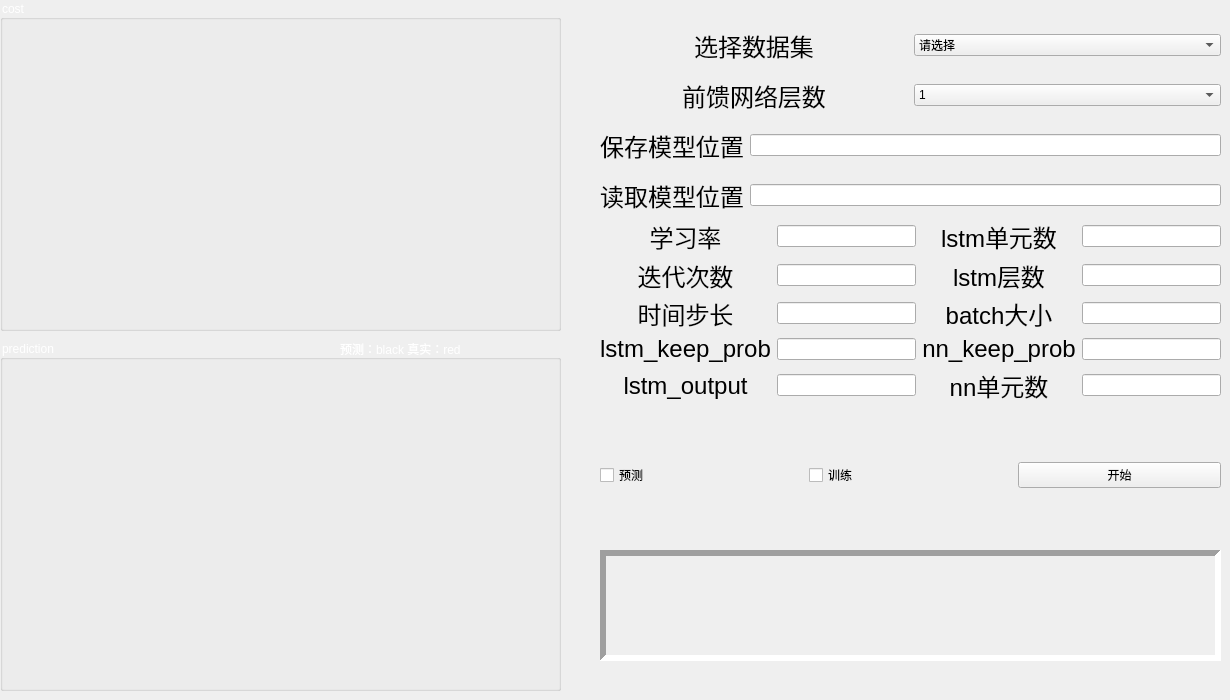
    <widget class="QWidget" name="tab">
     <attribute name="title">
      <string>LSTM-DNN网络模型</string>
     </attribute>
     <widget class="QGroupBox" name="groupBox1_cost">
      <property name="geometry">
       <rect>
        <x>0</x>
        <y>0</y>
        <width>561</width>
        <height>331</height>
       </rect>
      </property>
      <property name="styleSheet">
       <string notr="true">QGroupBox{
color:white;
}</string>
      </property>
      <property name="title">
       <string>cost</string>
      </property>
     </widget>
     <widget class="QGroupBox" name="groupBox1_pred">
      <property name="geometry">
       <rect>
        <x>0</x>
        <y>340</y>
        <width>561</width>
        <height>351</height>
       </rect>
      </property>
      <property name="styleSheet">
       <string notr="true">QGroupBox{
color:white;
}</string>
      </property>
      <property name="title">
       <string>prediction</string>
      </property>
      <widget class="QLabel" name="label_cost_2">
       <property name="geometry">
        <rect>
         <x>340</x>
         <y>0</y>
         <width>221</width>
         <height>16</height>
        </rect>
       </property>
       <property name="styleSheet">
        <string notr="true">QLabel{
color:white;
}</string>
       </property>
       <property name="text">
        <string>&lt;html&gt;&lt;head/&gt;&lt;body&gt;&lt;p&gt;预测：black 真实：red&lt;/p&gt;&lt;/body&gt;&lt;/html&gt;</string>
       </property>
      </widget>
     </widget>
     <widget class="QWidget" name="horizontalLayoutWidget">
      <property name="geometry">
       <rect>
        <x>600</x>
        <y>20</y>
        <width>621</width>
        <height>51</height>
       </rect>
      </property>
      <layout class="QHBoxLayout" name="horizontalLayout">
       <property name="sizeConstraint">
        <enum>QLayout::SetNoConstraint</enum>
       </property>
       <item>
        <widget class="QLabel" name="label_iter_2">
         <property name="font">
          <font>
           <pointsize>18</pointsize>
          </font>
         </property>
         <property name="frameShadow">
          <enum>QFrame::Raised</enum>
         </property>
         <property name="text">
          <string>选择数据集</string>
         </property>
         <property name="textFormat">
          <enum>Qt::AutoText</enum>
         </property>
         <property name="alignment">
          <set>Qt::AlignCenter</set>
         </property>
         <property name="wordWrap">
          <bool>false</bool>
         </property>
         <property name="margin">
          <number>1</number>
         </property>
        </widget>
       </item>
       <item>
        <widget class="QComboBox" name="comboBox_dataset">
         <item>
          <property name="text">
           <string>请选择</string>
          </property>
         </item>
         <item>
          <property name="text">
           <string>茅台</string>
          </property>
         </item>
         <item>
          <property name="text">
           <string>同花顺</string>
          </property>
         </item>
         <item>
          <property name="text">
           <string>万科</string>
          </property>
         </item>
         <item>
          <property name="text">
           <string>振业</string>
          </property>
         </item>
         <item>
          <property name="text">
           <string>原野</string>
          </property>
         </item>
         <item>
          <property name="text">
           <string>锦兴</string>
          </property>
         </item>
         <item>
          <property name="text">
           <string>金田</string>
          </property>
         </item>
         <item>
          <property name="text">
           <string>发展</string>
          </property>
         </item>
         <item>
          <property name="text">
           <string>达声</string>
          </property>
         </item>
         <item>
          <property name="text">
           <string>宝安</string>
          </property>
         </item>
         <item>
          <property name="text">
           <string>安达</string>
          </property>
         </item>
         <item>
          <property name="text">
           <string>恒邦股份</string>
          </property>
         </item>
         <item>
          <property name="text">
           <string>山东黄金</string>
          </property>
         </item>
        </widget>
       </item>
      </layout>
     </widget>
     <widget class="QWidget" name="horizontalLayoutWidget_2">
      <property name="geometry">
       <rect>
        <x>600</x>
        <y>70</y>
        <width>621</width>
        <height>51</height>
       </rect>
      </property>
      <layout class="QHBoxLayout" name="horizontalLayout_2">
       <property name="sizeConstraint">
        <enum>QLayout::SetNoConstraint</enum>
       </property>
       <item>
        <widget class="QLabel" name="label_nn_layer">
         <property name="font">
          <font>
           <pointsize>18</pointsize>
          </font>
         </property>
         <property name="frameShadow">
          <enum>QFrame::Raised</enum>
         </property>
         <property name="text">
          <string>前馈网络层数</string>
         </property>
         <property name="textFormat">
          <enum>Qt::AutoText</enum>
         </property>
         <property name="alignment">
          <set>Qt::AlignCenter</set>
         </property>
         <property name="wordWrap">
          <bool>false</bool>
         </property>
         <property name="margin">
          <number>1</number>
         </property>
        </widget>
       </item>
       <item>
        <widget class="QComboBox" name="comboBox_nn_layer">
         <item>
          <property name="text">
           <string>1</string>
          </property>
         </item>
         <item>
          <property name="text">
           <string>2</string>
          </property>
         </item>
         <item>
          <property name="text">
           <string>3</string>
          </property>
         </item>
         <item>
          <property name="text">
           <string>4</string>
          </property>
         </item>
        </widget>
       </item>
      </layout>
     </widget>
     <widget class="QWidget" name="gridLayoutWidget">
      <property name="geometry">
       <rect>
        <x>600</x>
        <y>220</y>
        <width>621</width>
        <height>181</height>
       </rect>
      </property>
      <layout class="QGridLayout" name="gridLayout">
       <item row="2" column="0">
        <widget class="QLabel" name="label_timestep">
         <property name="font">
          <font>
           <pointsize>18</pointsize>
          </font>
         </property>
         <property name="frameShadow">
          <enum>QFrame::Raised</enum>
         </property>
         <property name="text">
          <string>时间步长</string>
         </property>
         <property name="textFormat">
          <enum>Qt::AutoText</enum>
         </property>
         <property name="alignment">
          <set>Qt::AlignCenter</set>
         </property>
         <property name="wordWrap">
          <bool>false</bool>
         </property>
         <property name="margin">
          <number>1</number>
         </property>
        </widget>
       </item>
       <item row="0" column="2">
        <widget class="QLabel" name="label_lstm_cell">
         <property name="enabled">
          <bool>true</bool>
         </property>
         <property name="font">
          <font>
           <pointsize>18</pointsize>
          </font>
         </property>
         <property name="frameShadow">
          <enum>QFrame::Raised</enum>
         </property>
         <property name="text">
          <string>lstm单元数</string>
         </property>
         <property name="textFormat">
          <enum>Qt::AutoText</enum>
         </property>
         <property name="alignment">
          <set>Qt::AlignCenter</set>
         </property>
         <property name="wordWrap">
          <bool>false</bool>
         </property>
         <property name="margin">
          <number>1</number>
         </property>
        </widget>
       </item>
       <item row="1" column="2">
        <widget class="QLabel" name="label_lstm_layer">
         <property name="enabled">
          <bool>true</bool>
         </property>
         <property name="font">
          <font>
           <pointsize>18</pointsize>
          </font>
         </property>
         <property name="frameShadow">
          <enum>QFrame::Raised</enum>
         </property>
         <property name="text">
          <string>lstm层数</string>
         </property>
         <property name="textFormat">
          <enum>Qt::AutoText</enum>
         </property>
         <property name="alignment">
          <set>Qt::AlignCenter</set>
         </property>
         <property name="wordWrap">
          <bool>false</bool>
         </property>
         <property name="margin">
          <number>1</number>
         </property>
        </widget>
       </item>
       <item row="2" column="1">
        <widget class="QLineEdit" name="lineEdit_timestep"/>
       </item>
       <item row="0" column="1">
        <widget class="QLineEdit" name="lineEdit_lr"/>
       </item>
       <item row="2" column="3">
        <widget class="QLineEdit" name="lineEdit_batchsize"/>
       </item>
       <item row="1" column="1">
        <widget class="QLineEdit" name="lineEdit_iter"/>
       </item>
       <item row="0" column="0">
        <widget class="QLabel" name="label_lr">
         <property name="enabled">
          <bool>true</bool>
         </property>
         <property name="font">
          <font>
           <pointsize>18</pointsize>
          </font>
         </property>
         <property name="frameShadow">
          <enum>QFrame::Raised</enum>
         </property>
         <property name="text">
          <string>学习率</string>
         </property>
         <property name="textFormat">
          <enum>Qt::AutoText</enum>
         </property>
         <property name="alignment">
          <set>Qt::AlignCenter</set>
         </property>
         <property name="wordWrap">
          <bool>false</bool>
         </property>
         <property name="margin">
          <number>1</number>
         </property>
        </widget>
       </item>
       <item row="1" column="0">
        <widget class="QLabel" name="label_iter">
         <property name="font">
          <font>
           <pointsize>18</pointsize>
          </font>
         </property>
         <property name="frameShadow">
          <enum>QFrame::Raised</enum>
         </property>
         <property name="text">
          <string>迭代次数</string>
         </property>
         <property name="textFormat">
          <enum>Qt::AutoText</enum>
         </property>
         <property name="alignment">
          <set>Qt::AlignCenter</set>
         </property>
         <property name="wordWrap">
          <bool>false</bool>
         </property>
         <property name="margin">
          <number>1</number>
         </property>
        </widget>
       </item>
       <item row="1" column="3">
        <widget class="QLineEdit" name="lineEdit_lstm_layer"/>
       </item>
       <item row="2" column="2">
        <widget class="QLabel" name="label_batchsize">
         <property name="font">
          <font>
           <pointsize>18</pointsize>
          </font>
         </property>
         <property name="frameShadow">
          <enum>QFrame::Raised</enum>
         </property>
         <property name="text">
          <string>batch大小</string>
         </property>
         <property name="textFormat">
          <enum>Qt::AutoText</enum>
         </property>
         <property name="alignment">
          <set>Qt::AlignCenter</set>
         </property>
         <property name="wordWrap">
          <bool>false</bool>
         </property>
         <property name="margin">
          <number>1</number>
         </property>
        </widget>
       </item>
       <item row="0" column="3">
        <widget class="QLineEdit" name="lineEdit_lstm_cell"/>
       </item>
       <item row="3" column="0">
        <widget class="QLabel" name="label_lstm_keepprob">
         <property name="font">
          <font>
           <pointsize>18</pointsize>
          </font>
         </property>
         <property name="toolTip">
          <string>&lt;html&gt;&lt;head/&gt;&lt;body&gt;&lt;p&gt;lstm层的dropout参数&lt;/p&gt;&lt;/body&gt;&lt;/html&gt;</string>
         </property>
         <property name="frameShadow">
          <enum>QFrame::Raised</enum>
         </property>
         <property name="text">
          <string>lstm_keep_prob</string>
         </property>
         <property name="textFormat">
          <enum>Qt::AutoText</enum>
         </property>
         <property name="alignment">
          <set>Qt::AlignCenter</set>
         </property>
         <property name="wordWrap">
          <bool>false</bool>
         </property>
         <property name="margin">
          <number>1</number>
         </property>
        </widget>
       </item>
       <item row="3" column="2">
        <widget class="QLabel" name="label_nn_keepprob">
         <property name="font">
          <font>
           <pointsize>18</pointsize>
          </font>
         </property>
         <property name="toolTip">
          <string>神经层的dropout参数</string>
         </property>
         <property name="frameShadow">
          <enum>QFrame::Raised</enum>
         </property>
         <property name="text">
          <string>nn_keep_prob</string>
         </property>
         <property name="textFormat">
          <enum>Qt::AutoText</enum>
         </property>
         <property name="alignment">
          <set>Qt::AlignCenter</set>
         </property>
         <property name="wordWrap">
          <bool>false</bool>
         </property>
         <property name="margin">
          <number>1</number>
         </property>
        </widget>
       </item>
       <item row="3" column="3">
        <widget class="QLineEdit" name="lineEdit_nn_keepprob"/>
       </item>
       <item row="3" column="1">
        <widget class="QLineEdit" name="lineEdit_lstm_keepprob"/>
       </item>
       <item row="4" column="0">
        <widget class="QLabel" name="label_lstm_output">
         <property name="font">
          <font>
           <pointsize>18</pointsize>
          </font>
         </property>
         <property name="toolTip">
          <string>&lt;html&gt;&lt;head/&gt;&lt;body&gt;&lt;p&gt;lstm层的dropout参数&lt;/p&gt;&lt;/body&gt;&lt;/html&gt;</string>
         </property>
         <property name="frameShadow">
          <enum>QFrame::Raised</enum>
         </property>
         <property name="text">
          <string>lstm_output</string>
         </property>
         <property name="textFormat">
          <enum>Qt::AutoText</enum>
         </property>
         <property name="alignment">
          <set>Qt::AlignCenter</set>
         </property>
         <property name="wordWrap">
          <bool>false</bool>
         </property>
         <property name="margin">
          <number>1</number>
         </property>
        </widget>
       </item>
       <item row="4" column="1">
        <widget class="QLineEdit" name="lineEdit_lstm_output"/>
       </item>
       <item row="4" column="2">
        <widget class="QLabel" name="label_nn_cell">
         <property name="font">
          <font>
           <pointsize>18</pointsize>
          </font>
         </property>
         <property name="toolTip">
          <string>神经层的dropout参数</string>
         </property>
         <property name="frameShadow">
          <enum>QFrame::Raised</enum>
         </property>
         <property name="text">
          <string>nn单元数</string>
         </property>
         <property name="textFormat">
          <enum>Qt::AutoText</enum>
         </property>
         <property name="alignment">
          <set>Qt::AlignCenter</set>
         </property>
         <property name="wordWrap">
          <bool>false</bool>
         </property>
         <property name="margin">
          <number>1</number>
         </property>
        </widget>
       </item>
       <item row="4" column="3">
        <widget class="QLineEdit" name="lineEdit_nn_cell"/>
       </item>
      </layout>
     </widget>
     <widget class="QWidget" name="horizontalLayoutWidget_3">
      <property name="geometry">
       <rect>
        <x>600</x>
        <y>120</y>
        <width>621</width>
        <height>51</height>
       </rect>
      </property>
      <layout class="QHBoxLayout" name="horizontalLayout_3">
       <property name="sizeConstraint">
        <enum>QLayout::SetNoConstraint</enum>
       </property>
       <item>
        <widget class="QLabel" name="label_save">
         <property name="font">
          <font>
           <pointsize>18</pointsize>
          </font>
         </property>
         <property name="frameShadow">
          <enum>QFrame::Raised</enum>
         </property>
         <property name="text">
          <string>保存模型位置</string>
         </property>
         <property name="textFormat">
          <enum>Qt::AutoText</enum>
         </property>
         <property name="alignment">
          <set>Qt::AlignCenter</set>
         </property>
         <property name="wordWrap">
          <bool>false</bool>
         </property>
         <property name="margin">
          <number>1</number>
         </property>
        </widget>
       </item>
       <item>
        <widget class="QLineEdit" name="lineEdit_save"/>
       </item>
      </layout>
     </widget>
     <widget class="QWidget" name="horizontalLayoutWidget_4">
      <property name="geometry">
       <rect>
        <x>600</x>
        <y>170</y>
        <width>621</width>
        <height>51</height>
       </rect>
      </property>
      <layout class="QHBoxLayout" name="horizontalLayout_4">
       <property name="sizeConstraint">
        <enum>QLayout::SetNoConstraint</enum>
       </property>
       <item>
        <widget class="QLabel" name="label_restore">
         <property name="font">
          <font>
           <pointsize>18</pointsize>
          </font>
         </property>
         <property name="frameShadow">
          <enum>QFrame::Raised</enum>
         </property>
         <property name="text">
          <string>读取模型位置</string>
         </property>
         <property name="textFormat">
          <enum>Qt::AutoText</enum>
         </property>
         <property name="alignment">
          <set>Qt::AlignCenter</set>
         </property>
         <property name="wordWrap">
          <bool>false</bool>
         </property>
         <property name="margin">
          <number>1</number>
         </property>
        </widget>
       </item>
       <item>
        <widget class="QLineEdit" name="lineEdit_restore"/>
       </item>
      </layout>
     </widget>
     <widget class="QWidget" name="horizontalLayoutWidget_5">
      <property name="geometry">
       <rect>
        <x>600</x>
        <y>440</y>
        <width>621</width>
        <height>71</height>
       </rect>
      </property>
      <layout class="QHBoxLayout" name="horizontalLayout_5">
       <property name="sizeConstraint">
        <enum>QLayout::SetNoConstraint</enum>
       </property>
       <item>
        <widget class="QCheckBox" name="checkBox_predict">
         <property name="text">
          <string>预测</string>
         </property>
        </widget>
       </item>
       <item>
        <widget class="QCheckBox" name="checkBox_train">
         <property name="text">
          <string>训练</string>
         </property>
        </widget>
       </item>
       <item>
        <widget class="QPushButton" name="pushButton">
         <property name="text">
          <string>开始</string>
         </property>
        </widget>
       </item>
      </layout>
     </widget>
     <widget class="QLabel" name="label">
      <property name="geometry">
       <rect>
        <x>600</x>
        <y>550</y>
        <width>621</width>
        <height>111</height>
       </rect>
      </property>
      <property name="font">
       <font>
        <pointsize>14</pointsize>
       </font>
      </property>
      <property name="styleSheet">
       <string notr="true"/>
      </property>
      <property name="frameShape">
       <enum>QFrame::Panel</enum>
      </property>
      <property name="frameShadow">
       <enum>QFrame::Sunken</enum>
      </property>
      <property name="lineWidth">
       <number>6</number>
      </property>
      <property name="text">
       <string/>
      </property>
      <property name="alignment">
       <set>Qt::AlignLeading|Qt::AlignLeft|Qt::AlignTop</set>
      </property>
      <property name="wordWrap">
       <bool>false</bool>
      </property>
      <property name="margin">
       <number>2</number>
      </property>
      <property name="indent">
       <number>-1</number>
      </property>
     </widget>
    </widget>
